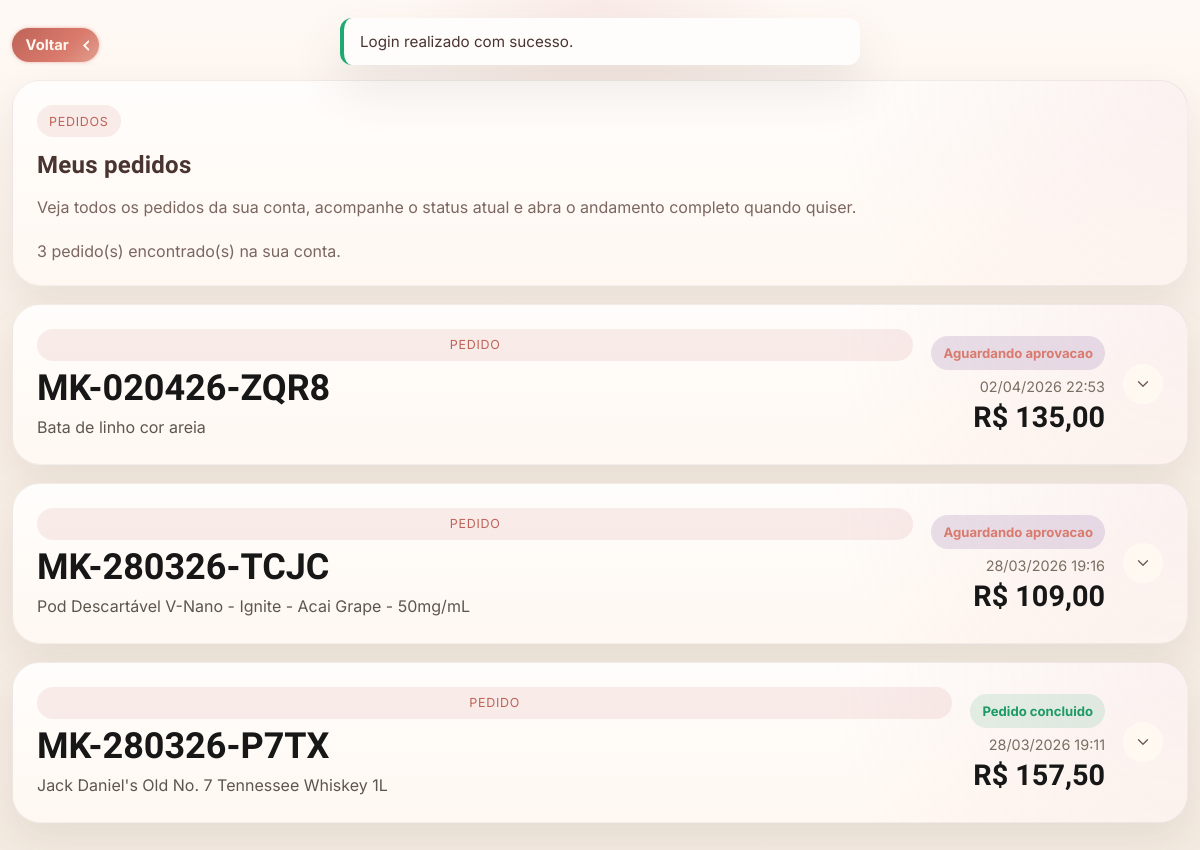
The page /meus-pedidos.php (signed in) on the database its author committed.
### tables this page shows
CREATE TABLE `pedidos` (
  `id` int(10) unsigned NOT NULL AUTO_INCREMENT,
  `cliente_id` int(10) unsigned DEFAULT NULL,
  `codigo_rastreio` varchar(32) NOT NULL,
  `status` varchar(32) NOT NULL DEFAULT 'pending',
  `fulfillment_method` varchar(20) NOT NULL DEFAULT 'delivery',
  `payment_method` varchar(20) DEFAULT NULL,
  `payment_provider` varchar(32) DEFAULT NULL,
  `payment_status` varchar(32) NOT NULL DEFAULT 'none',
  `payment_external_order_id` varchar(80) DEFAULT NULL,
  `payment_external_charge_id` varchar(80) DEFAULT NULL,
  `payment_external_qr_id` varchar(80) DEFAULT NULL,
  `payment_pix_text` text DEFAULT NULL,
  `payment_pix_image_base64` longtext DEFAULT NULL,
  `payment_payload` longtext DEFAULT NULL,
  `payment_paid_at` datetime DEFAULT NULL,
  `payment_last_webhook_at` datetime DEFAULT NULL,
  `cupom_id` int(10) unsigned DEFAULT NULL,
  `cupom_codigo` varchar(80) DEFAULT NULL,
  `cupom_nome` varchar(140) DEFAULT NULL,
  `cupom_tipo` varchar(32) DEFAULT NULL,
  `cupom_desconto` decimal(10,2) NOT NULL DEFAULT 0.00,
  `cupom_frete_desconto` decimal(10,2) NOT NULL DEFAULT 0.00,
  `subtotal` decimal(10,2) NOT NULL DEFAULT 0.00,
  `taxa_entrega` decimal(10,2) NOT NULL DEFAULT 0.00,
  `total` decimal(10,2) NOT NULL DEFAULT 0.00,
  `cash_change_for` decimal(10,2) DEFAULT NULL,
  `cash_change_due` decimal(10,2) DEFAULT NULL,
  `nome_cliente` varchar(140) NOT NULL,
  `email_cliente` varchar(160) DEFAULT NULL,
  `telefone_cliente` varchar(30) DEFAULT NULL,
  `cpf_cliente` char(11) DEFAULT NULL,
  `cep` char(8) DEFAULT NULL,
  `rua` varchar(160) DEFAULT NULL,
  `bairro` varchar(120) DEFAULT NULL,
  `numero` varchar(20) DEFAULT NULL,
  `complemento` varchar(120) DEFAULT NULL,
  `cidade` varchar(120) DEFAULT NULL,
  `uf` char(2) DEFAULT NULL,
  `endereco_snapshot` varchar(255) NOT NULL,
  `estoque_devolvido_em` datetime DEFAULT NULL,
  `status_atualizado_em` datetime DEFAULT NULL,
  `ultimo_admin_id` int(10) unsigned DEFAULT NULL,
  `criado_em` timestamp NOT NULL DEFAULT current_timestamp(),
  PRIMARY KEY (`id`),
  UNIQUE KEY `codigo_rastreio` (`codigo_rastreio`),
  KEY `fk_pedidos_cliente` (`cliente_id`),
  KEY `fk_pedidos_admin` (`ultimo_admin_id`),
  KEY `fk_pedidos_cupom` (`cupom_id`),
  CONSTRAINT `fk_pedidos_admin` FOREIGN KEY (`ultimo_admin_id`) REFERENCES `admins` (`id`) ON DELETE SET NULL,
  CONSTRAINT `fk_pedidos_cliente` FOREIGN KEY (`cliente_id`) REFERENCES `clientes` (`id`) ON DELETE SET NULL,
  CONSTRAINT `fk_pedidos_cupom` FOREIGN KEY (`cupom_id`) REFERENCES `cupons` (`id`) ON DELETE SET NULL
);

CREATE TABLE `pedido_itens` (
  `id` int(10) unsigned NOT NULL AUTO_INCREMENT,
  `pedido_id` int(10) unsigned NOT NULL,
  `produto_id` int(10) unsigned DEFAULT NULL,
  `produto_nome` varchar(180) NOT NULL,
  `categoria_nome` varchar(140) DEFAULT NULL,
  `marca_nome` varchar(140) DEFAULT NULL,
  `sabor` varchar(120) DEFAULT NULL,
  `quantidade` int(10) unsigned NOT NULL DEFAULT 1,
  `preco_unitario` decimal(10,2) NOT NULL DEFAULT 0.00,
  `subtotal_item` decimal(10,2) NOT NULL DEFAULT 0.00,
  `imagem` varchar(255) DEFAULT NULL,
  `criado_em` timestamp NOT NULL DEFAULT current_timestamp(),
  PRIMARY KEY (`id`),
  KEY `fk_pedido_itens_pedido` (`pedido_id`),
  KEY `fk_pedido_itens_produto` (`produto_id`),
  CONSTRAINT `fk_pedido_itens_pedido` FOREIGN KEY (`pedido_id`) REFERENCES `pedidos` (`id`) ON DELETE CASCADE,
  CONSTRAINT `fk_pedido_itens_produto` FOREIGN KEY (`produto_id`) REFERENCES `produtos` (`id`) ON DELETE SET NULL
);

### includes/auth.php (called while the page is built, shortened)
<?php
function is_customer_logged_in(): bool
{
    return !empty($_SESSION['customer_id']);
}
function current_customer(): ?array
{
    static $customer = null;
    if ($customer !== null) {
        return $customer;
    }
    $statement = db()->prepare(
        'SELECT id, nome, email, telefone, cep, endereco, cpf, data_nascimento, email_verificado_em, ativo, criado_em
         FROM clientes
         WHERE id = :id
         LIMIT 1'
    );
    $statement->execute(['id' => (int) $_SESSION['customer_id']]);
    $customer = $statement->fetch() ?: null;
    return $customer;
}
function require_customer_auth(): void
{
    $customer = current_customer();
}

### config/database.php (called while the page is built, shortened)
<?php
function db(): PDO
{
    static $pdo = null;
    if ($pdo instanceof PDO) {
        return $pdo;
    }
    $dsn = sprintf(
        'mysql:host=%s;port=%s;dbname=%s;charset=%s',
        DB_HOST,
        DB_PORT,
        DB_NAME,
        DB_CHARSET
    );
    $options = [
        PDO::ATTR_ERRMODE => PDO::ERRMODE_EXCEPTION,
        PDO::ATTR_DEFAULT_FETCH_MODE => PDO::FETCH_ASSOC,
        PDO::ATTR_EMULATE_PREPARES => false,
    ];
    try {
        $pdo = new PDO($dsn, DB_USER, DB_PASS, $options);
    } catch (PDOException $exception) {
        http_response_code(500);
        exit('Falha ao conectar ao banco de dados. Verifique o arquivo config/database.php e a importacao do SQL.');
    }
    return $pdo;
}

### includes/orders.php (called while the page is built, shortened)
<?php
function order_status_definitions(): array
{
    return [
        'pending' => [
            'label' => 'Aguardando aprovacao',
            'admin_label' => 'Novo pedido',
            'badge' => 'status-pill--accent',
        ],
        'approved' => [
            'label' => 'Pedido aceito',
            'admin_label' => 'Aceito',
            'badge' => 'status-pill--warning',
        ],
        'ready_pickup' => [
            'label' => 'Pronto para retirada',
            'admin_label' => 'Pronto para retirada',
            'badge' => 'status-pill--success',
        ],
        'out_for_delivery' => [
            'label' => 'Saiu para entrega',
            'admin_label' => 'Saiu para entrega',
            'badge' => 'status-pill--accent',
        ],
        'completed' => [
            'label' => 'Pedido concluido',
            'admin_label' => 'Concluido',
            'badge' => 'status-pill--success',
        ],
        'cancelled' => [
            'label' => 'Pedido cancelado',
            'admin_label' => 'Cancelado',
            'badge' => 'status-pill--danger',
        ],
        'rejected' => [
            'label' => 'Pedido recusado',
            'admin_label' => 'Recusado',
            'badge' => 'status-pill--danger',
        ],
    ];
}
function order_normalize_status(?string $value): string
{
    $status = strtolower(trim((string) $value));
    $definitions = order_status_definitions();
    return array_key_exists($status, $definitions)
        ? $status
        : 'pending';
}
function order_status_label(?string $value): string
{
    $status = order_normalize_status($value);
    $definitions = order_status_definitions();
    return $definitions[$status]['label'] ?? $definitions['pending']['label'];
}
function order_status_badge_class(?string $value): string
{
    $status = order_normalize_status($value);
    $definitions = order_status_definitions();
    return $definitions[$status]['badge'] ?? 'status-pill--neutral';
}
function fetch_order_items(int $orderId): array
{
    $statement = db()->prepare(
        'SELECT *
         FROM pedido_itens
         WHERE pedido_id = :pedido_id
         ORDER BY id ASC'
    );
    $statement->execute(['pedido_id' => $orderId]);
    return $statement->fetchAll();
}
function fetch_customer_orders(int $customerId): array
{
    $statement = db()->prepare(
        'SELECT p.*,
                a.nome AS admin_nome
         FROM pedidos p
         LEFT JOIN admins a ON a.id = p.ultimo_admin_id
         WHERE p.cliente_id = :cliente_id
         ORDER BY FIELD(p.status, \'pending\', \'approved\', \'ready_pickup\', \'out_for_delivery\', \'completed\', \'cancelled\', \'rejected\'),
                  COALESCE(p.status_atualizado_em, p.criado_em) DESC,
                  p.id DESC'
    );
    $statement->execute(['cliente_id' => $customerId]);
    return $statement->fetchAll();
}

### includes/functions.php (called while the page is built, shortened)
<?php
function e(?string $value): string
{
    return htmlspecialchars((string) $value, ENT_QUOTES, 'UTF-8');
}
function format_currency(float $value): string
{
    return 'R$ ' . number_format($value, 2, ',', '.');
}
function format_datetime_br(?string $value): string
{
    $raw = trim((string) $value);
    $timestamp = strtotime($raw);
    return date('d/m/Y H:i', $timestamp);
}

### meus-pedidos.php (the view, shortened to what this page needs)
<?php
require_customer_auth();
$customer = current_customer();
$orders = fetch_customer_orders((int) ($customer['id'] ?? 0));
require BASE_PATH . '/includes/header.php';
?>
<main class="page-shell">
    <?php require BASE_PATH . '/includes/customer_area_topbar.php'; ?>
    <section class="account-layout account-layout--single">
        <article class="account-card">
            <div class="account-card__header">
                <span class="auth-form-card__badge">Pedidos</span>
                <h2>Meus pedidos</h2>
                <p>Veja todos os pedidos da sua conta, acompanhe o status atual e abra o andamento completo quando quiser.</p>
            </div>
            <?php if ($orders === []): ?>
                <div class="account-saved-empty">
                    <strong>Voce ainda nao fez pedidos.</strong>
                    <p>Assim que concluir uma compra, ela vai aparecer aqui com o status e o historico.</p>
                </div>
                <div class="account-card__actions">
                    <a class="btn btn--ghost" href="<?= e(app_url()); ?>">Voltar para a vitrine</a>
                </div>
            <?php else: ?>
                <p class="customer-orders-summary">
                    <?= e((string) count($orders)); ?> pedido(s) encontrado(s) na sua conta.
                </p>
            <?php endif; ?>
        </article>
        <?php foreach ($orders as $order): ?>
            <?php
            $orderId = (int) ($order['id'] ?? 0);
            $orderItems = fetch_order_items($orderId);
            $firstItemName = trim((string) ($orderItems[0]['produto_nome'] ?? 'Pedido sem itens'));
            $remainingItemsCount = max(0, count($orderItems) - 1);
            $orderPreview = $remainingItemsCount > 0
                ? $firstItemName . ' +' . $remainingItemsCount . ' item(ns)'
                : $firstItemName;
            ?>
            <details class="account-card customer-order-accordion">
                <summary class="customer-order-accordion__summary">
                    <div class="customer-order-accordion__main">
                        <span class="auth-form-card__badge">Pedido</span>
                        <strong class="customer-order-accordion__code"><?= e((string) ($order['codigo_rastreio'] ?? '')); ?></strong>
                        <p class="customer-order-accordion__preview"><?= e($orderPreview); ?></p>
                    </div>
                    <div class="customer-order-accordion__side">
                        <span class="status-pill <?= e(order_status_badge_class((string) ($order['status'] ?? 'pending'))); ?>">
                            <?= e(order_status_label((string) ($order['status'] ?? 'pending'))); ?>
                        </span>
                        <small><?= e(format_datetime_br((string) ($order['criado_em'] ?? ''))); ?></small>
                        <strong><?= e(format_currency((float) ($order['total'] ?? 0))); ?></strong>
                    </div>
                    <span class="customer-order-accordion__chevron" aria-hidden="true">
                        <svg viewBox="0 0 24 24" focusable="false">
                            <path d="m6 9 6 6 6-6"></path>
                        </svg>
                    </span>
                </summary>
            </details>
        <?php endforeach; ?>
    </section>
</main>
<?php require BASE_PATH . '/includes/footer.php'; ?>

### assets/css/public-auth.css (style rules this page uses)
.page-shell { width: min(calc(100% - 24px), 1180px); margin: 0 auto; padding: 28px 0 90px; }
.auth-layout, .account-layout { display: grid; gap: 18px; }
.auth-panel, .auth-form-card, .account-card, .account-side-card { padding: 24px; border: 1px solid rgba(23, 23, 23, 0.06); border-radius: 28px; background: linear-gradient(180deg, #fff, #fff8ef); box-shadow: 0 18px 40px rgba(39, 34, 25, 0.08); }
.auth-panel__eyebrow, .auth-form-card__badge, .account-data span { display: inline-flex; align-items: center; justify-content: center; min-height: 32px; padding: 0 12px; border-radius: 999px; background: rgba(245, 150, 30, 0.12); color: #c87400; font-size: 0.78rem; letter-spacing: 0.06em; text-transform: uppercase; }
.auth-panel h1, .auth-form-card h2, .account-card h1, .account-card h2, .account-side-card h2 { margin: 14px 0 10px; }
.auth-panel p, .auth-form-card__footer, .account-card__header p, .account-side-card p { color: var(--muted); line-height: 1.6; }
.account-card__header { margin-bottom: 20px; }
.customer-orders-summary { margin: 0; color: var(--muted); }
.customer-order-accordion { overflow: hidden; }
.customer-order-accordion summary { list-style: none; }
.customer-order-accordion__summary { display: grid; grid-template-columns: minmax(0, 1fr) auto auto; gap: 18px; align-items: center; cursor: pointer; }
.customer-order-accordion__main { display: grid; gap: 10px; }
.customer-order-accordion__code { color: #171717; font-family: "Barlow Condensed", "Arial Narrow", sans-serif; font-size: clamp(1.7rem, 3vw, 2.3rem); line-height: 0.95; }
.customer-order-accordion__preview { margin: 0; color: #5d564f; line-height: 1.55; }
.customer-order-accordion__side { display: grid; justify-items: end; gap: 8px; text-align: right; }
.customer-order-accordion__side small { color: #7a6d61; font-size: 0.9rem; }
.customer-order-accordion__side strong { color: #171717; font-family: "Barlow Condensed", "Arial Narrow", sans-serif; font-size: 1.8rem; line-height: 1; }
.customer-order-accordion__chevron { display: inline-flex; align-items: center; justify-content: center; width: 40px; height: 40px; border-radius: 999px; background: rgba(255, 250, 242, 0.92); color: #6e5d52; }
.customer-order-accordion__chevron svg { width: 18px; height: 18px; fill: none; stroke: currentColor; stroke-linecap: round; stroke-linejoin: round; stroke-width: 1.8; transition: transform 0.2s ease; }
@media (min-width: 960px) { .account-layout { grid-template-columns: minmax(0, 1.2fr) minmax(320px, 0.8fr); align-items: start; } }
@media (min-width: 960px) { .account-layout--single { grid-template-columns: minmax(0, 1fr); } }
:root { --primary: #d97a6c; --secondary: #97b39b; --surface: #fffdfb; --surface-soft: #fff8f2; --background: #f8efe7; --text: #4a342f; --muted: #7b6660; --line: rgba(217, 122, 108, 0.12); --shadow: 0 24px 50px rgba(97, 74, 59, 0.12); }
.customer-area-hero__badge, .auth-panel__eyebrow, .auth-form-card__badge, .account-data span { background: rgba(221, 163, 166, 0.2); color: #bf6358; }
.customer-area-hero, .auth-panel, .auth-form-card, .account-card, .account-side-card { background: radial-gradient(circle at top right, rgba(221, 163, 166, 0.12), transparent 30%), linear-gradient(180deg, #fffdfb, #fff8f2); box-shadow: 0 18px 40px rgba(97, 74, 59, 0.1); }
.customer-area-hero p, .auth-panel p, .auth-form-card__footer, .account-card__header p, .account-side-card p { color: #7b6660; }
.auth-panel h1, .auth-form-card h2, .account-card h1, .account-card h2, .account-side-card h2, .customer-area-hero h1 { color: #4a342f; }

### rows shown on the page
pedidos: codigo_rastreio "MK-020426-ZQR8", pedido_itens.produto_nome "Bata de linho cor areia", status "Aguardando aprovacao", criado_em "02/04/2026 22:53", total "R$ 135,00"
pedidos: codigo_rastreio "MK-280326-TCJC", pedido_itens.produto_nome "Pod Descartável V-Nano - Ignite - Acai Grape - 50mg/mL", status "Aguardando aprovacao", criado_em "28/03/2026 19:16", total "R$ 109,00"
pedidos: codigo_rastreio "MK-280326-P7TX", pedido_itens.produto_nome "Jack Daniel's Old No. 7 Tennessee Whiskey 1L", status "Pedido concluido", criado_em "28/03/2026 19:11", total "R$ 157,50"

### other values the page prints
$flash['message'] "Login realizado com sucesso."
count($orders) "3"
